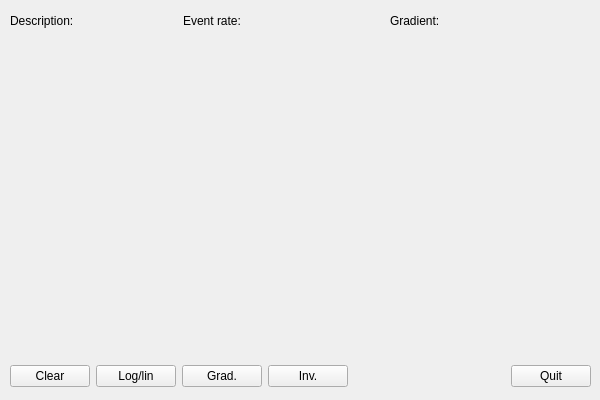
<?xml version="1.0" encoding="UTF-8"?>
<ui version="4.0">
 <class>MainWindow</class>
 <widget class="QMainWindow" name="MainWindow">
  <property name="geometry">
   <rect>
    <x>0</x>
    <y>0</y>
    <width>600</width>
    <height>400</height>
   </rect>
  </property>
  <property name="windowTitle">
   <string>MainWindow</string>
  </property>
  <widget class="QWidget" name="centralwidget">
   <widget class="QWidget" name="horizontalLayoutWidget">
    <property name="geometry">
     <rect>
      <x>10</x>
      <y>10</y>
      <width>581</width>
      <height>21</height>
     </rect>
    </property>
    <layout class="QHBoxLayout" name="horizontalLayout">
     <property name="sizeConstraint">
      <enum>QLayout::SetMaximumSize</enum>
     </property>
     <item>
      <widget class="QLabel" name="label">
       <property name="sizePolicy">
        <sizepolicy hsizetype="Fixed" vsizetype="Preferred">
         <horstretch>0</horstretch>
         <verstretch>0</verstretch>
        </sizepolicy>
       </property>
       <property name="text">
        <string>Description:</string>
       </property>
      </widget>
     </item>
     <item>
      <widget class="QLabel" name="labelDescription">
       <property name="text">
        <string/>
       </property>
      </widget>
     </item>
     <item>
      <widget class="QLabel" name="label_3">
       <property name="sizePolicy">
        <sizepolicy hsizetype="Minimum" vsizetype="Preferred">
         <horstretch>0</horstretch>
         <verstretch>0</verstretch>
        </sizepolicy>
       </property>
       <property name="text">
        <string>Event rate:</string>
       </property>
      </widget>
     </item>
     <item>
      <widget class="QLabel" name="labelEventRate">
       <property name="text">
        <string/>
       </property>
      </widget>
     </item>
     <item>
      <widget class="QLabel" name="label_2">
       <property name="text">
        <string>Gradient:</string>
       </property>
      </widget>
     </item>
     <item>
      <widget class="QLabel" name="labelGradient">
       <property name="text">
        <string/>
       </property>
      </widget>
     </item>
    </layout>
   </widget>
   <widget class="QWidget" name="gridLayoutWidget">
    <property name="geometry">
     <rect>
      <x>10</x>
      <y>40</y>
      <width>581</width>
      <height>301</height>
     </rect>
    </property>
    <layout class="QGridLayout" name="gridLayout">
     <item row="0" column="0">
      <layout class="QHBoxLayout" name="horizontalLayout_2"/>
     </item>
    </layout>
   </widget>
   <widget class="QWidget" name="horizontalLayoutWidget_3">
    <property name="geometry">
     <rect>
      <x>10</x>
      <y>360</y>
      <width>581</width>
      <height>32</height>
     </rect>
    </property>
    <layout class="QHBoxLayout" name="horizontalLayout_3">
     <item>
      <widget class="QPushButton" name="pushButtonClear">
       <property name="text">
        <string>Clear</string>
       </property>
      </widget>
     </item>
     <item>
      <widget class="QPushButton" name="pushButtonLog">
       <property name="text">
        <string>Log/lin</string>
       </property>
      </widget>
     </item>
     <item>
      <widget class="QPushButton" name="pushButtonGradient">
       <property name="text">
        <string>Grad.</string>
       </property>
      </widget>
     </item>
     <item>
      <widget class="QPushButton" name="pushButtonInvert">
       <property name="text">
        <string>Inv.</string>
       </property>
      </widget>
     </item>
     <item>
      <spacer name="horizontalSpacer">
       <property name="orientation">
        <enum>Qt::Horizontal</enum>
       </property>
       <property name="sizeHint" stdset="0">
        <size>
         <width>40</width>
         <height>20</height>
        </size>
       </property>
      </spacer>
     </item>
     <item>
      <widget class="QPushButton" name="pushButtonQuit">
       <property name="text">
        <string>Quit</string>
       </property>
      </widget>
     </item>
    </layout>
   </widget>
  </widget>
 </widget>
 <resources/>
 <connections/>
</ui>
